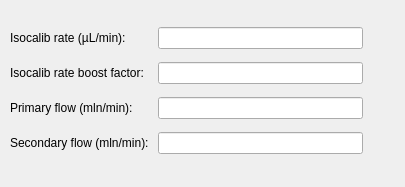
<?xml version="1.0" encoding="UTF-8"?>
<ui version="4.0">
 <class>StateWindow</class>
 <widget class="QDialog" name="StateWindow">
  <property name="geometry">
   <rect>
    <x>0</x>
    <y>0</y>
    <width>405</width>
    <height>187</height>
   </rect>
  </property>
  <property name="windowTitle">
   <string>State</string>
  </property>
  <widget class="QWidget" name="gridLayoutWidget_3">
   <property name="geometry">
    <rect>
     <x>10</x>
     <y>20</y>
     <width>353</width>
     <height>141</height>
    </rect>
   </property>
   <layout class="QGridLayout" name="gridLayout">
    <item row="0" column="0">
     <widget class="QLabel" name="label_isocalib_rate">
      <property name="text">
       <string>Isocalib rate (µL/min): </string>
      </property>
     </widget>
    </item>
    <item row="2" column="1">
     <widget class="QLineEdit" name="lineEdit_primary_flow">
      <property name="toolTip">
       <string>&lt;html&gt;&lt;head/&gt;&lt;body&gt;&lt;p&gt;Value of the air flow used in the primary air path.&lt;/p&gt;&lt;/body&gt;&lt;/html&gt;</string>
      </property>
      <property name="styleSheet">
       <string notr="true"/>
      </property>
      <property name="frame">
       <bool>true</bool>
      </property>
      <property name="readOnly">
       <bool>true</bool>
      </property>
     </widget>
    </item>
    <item row="3" column="0">
     <widget class="QLabel" name="label_secondary_flow">
      <property name="text">
       <string>Secondary flow (mln/min): </string>
      </property>
     </widget>
    </item>
    <item row="2" column="0">
     <widget class="QLabel" name="label_primary_flow">
      <property name="text">
       <string>Primary flow (mln/min): </string>
      </property>
     </widget>
    </item>
    <item row="1" column="0">
     <widget class="QLabel" name="label_boost_factor">
      <property name="text">
       <string>Isocalib rate boost factor: </string>
      </property>
     </widget>
    </item>
    <item row="3" column="1">
     <widget class="QLineEdit" name="lineEdit_secondary_flow">
      <property name="toolTip">
       <string>Value of the air flow used in the secondary air path.</string>
      </property>
     </widget>
    </item>
    <item row="1" column="1">
     <widget class="QLineEdit" name="lineEdit_boost_factor">
      <property name="toolTip">
       <string>&lt;html&gt;&lt;head/&gt;&lt;body&gt;&lt;p&gt;Multiplicative factor applied to Isocalib rate.&lt;/p&gt;&lt;p&gt;During state &amp;quot;Init calib: Step 2&amp;quot;, syringe pump infusion rate will be multiplied by this number.&lt;/p&gt;&lt;/body&gt;&lt;/html&gt;</string>
      </property>
     </widget>
    </item>
    <item row="0" column="1">
     <widget class="QLineEdit" name="lineEdit_isocalib_rate">
      <property name="toolTip">
       <string>&lt;html&gt;&lt;head/&gt;&lt;body&gt;&lt;p&gt;Syringe pump infusion rate used when in state &amp;quot;IsoCalib: Std A&amp;quot; or &amp;quot;IsoCalib: Std B&amp;quot;.&lt;/p&gt;&lt;/body&gt;&lt;/html&gt;</string>
      </property>
     </widget>
    </item>
   </layout>
  </widget>
  <action name="action_pump">
   <property name="text">
    <string>Syringe pump</string>
   </property>
  </action>
  <action name="action_flows">
   <property name="text">
    <string>Flow controllers</string>
   </property>
  </action>
  <action name="action_pressure">
   <property name="text">
    <string>Pressure controller</string>
   </property>
  </action>
  <action name="action_valve2x3">
   <property name="text">
    <string>Double 3-ways valve</string>
   </property>
  </action>
  <action name="action_electrovalves">
   <property name="text">
    <string>Electro-valves</string>
   </property>
  </action>
 </widget>
 <resources/>
 <connections/>
</ui>
